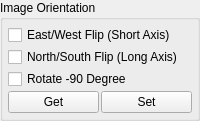
             <widget class="QGroupBox" name="imgSettingGroup">
              <property name="sizePolicy">
               <sizepolicy hsizetype="Preferred" vsizetype="Minimum">
                <horstretch>0</horstretch>
                <verstretch>0</verstretch>
               </sizepolicy>
              </property>
              <property name="title">
               <string>Image Orientation</string>
              </property>
              <layout class="QVBoxLayout" name="verticalLayout_4">
               <property name="spacing">
                <number>2</number>
               </property>
               <property name="leftMargin">
                <number>5</number>
               </property>
               <property name="topMargin">
                <number>5</number>
               </property>
               <property name="rightMargin">
                <number>5</number>
               </property>
               <property name="bottomMargin">
                <number>5</number>
               </property>
               <item>
                <widget class="QCheckBox" name="shortAxisFlip">
                 <property name="text">
                  <string>East/West Flip (Short Axis)</string>
                 </property>
                </widget>
               </item>
               <item>
                <widget class="QCheckBox" name="longAxisFlip">
                 <property name="text">
                  <string>North/South Flip (Long Axis)</string>
                 </property>
                </widget>
               </item>
               <item>
                <widget class="QCheckBox" name="rotate">
                 <property name="text">
                  <string>Rotate -90 Degree</string>
                 </property>
                </widget>
               </item>
               <item>
                <spacer name="verticalSpacer_7">
                 <property name="orientation">
                  <enum>Qt::Vertical</enum>
                 </property>
                 <property name="sizeType">
                  <enum>QSizePolicy::MinimumExpanding</enum>
                 </property>
                 <property name="sizeHint" stdset="0">
                  <size>
                   <width>20</width>
                   <height>0</height>
                  </size>
                 </property>
                </spacer>
               </item>
               <item>
                <layout class="QHBoxLayout" name="horizontalLayout_2">
                 <property name="spacing">
                  <number>2</number>
                 </property>
                 <item>
                  <widget class="QPushButton" name="imageSetGetBut">
                   <property name="text">
                    <string>Get</string>
                   </property>
                  </widget>
                 </item>
                 <item>
                  <widget class="QPushButton" name="imageSetSetBug">
                   <property name="text">
                    <string>Set</string>
                   </property>
                  </widget>
                 </item>
                </layout>
               </item>
              </layout>
             </widget>
